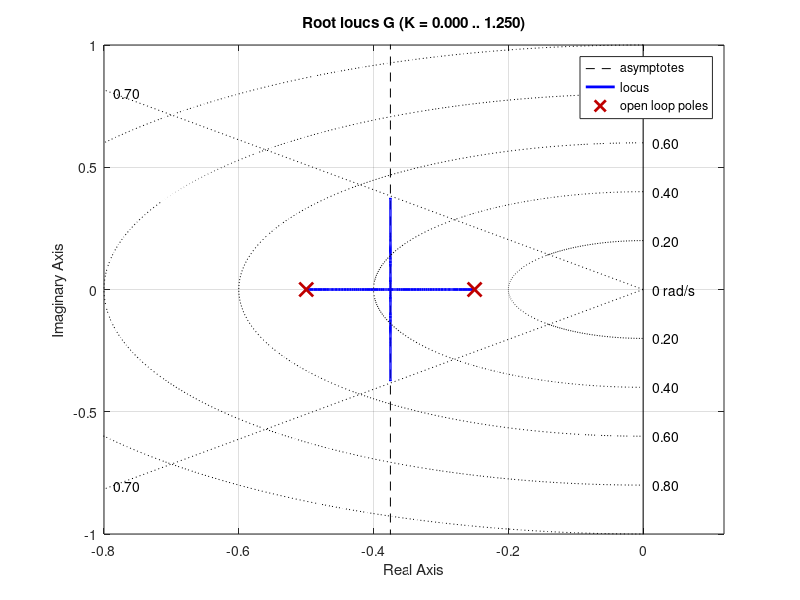

MATLAB code for this plot: (Note: this script raises an error after producing the figure.)
%% Ch.4 — Example 4.7 in code
% Process Dynamics and Control, SeoulTech — slide 39
% https://seoultechpse.github.io/ProCon/ch4/ch4_stability.html#/6/3
% Requires: Control System Toolbox

clear; close all; clc

G = tf(1, conv([2 1],[4 1]));
rlocus(G); axis([-0.8 0 -1 1]); sgrid(0.7, 0.2:0.2:1)   % wn > 0
zeta = 0.7;
Kc = 9/(8*zeta^2) - 1                 % exact: 1.296  (rlocfind click: ~1.23)
pole(feedback(Kc*G,1))
stepinfo(feedback(Kc*G,1))
